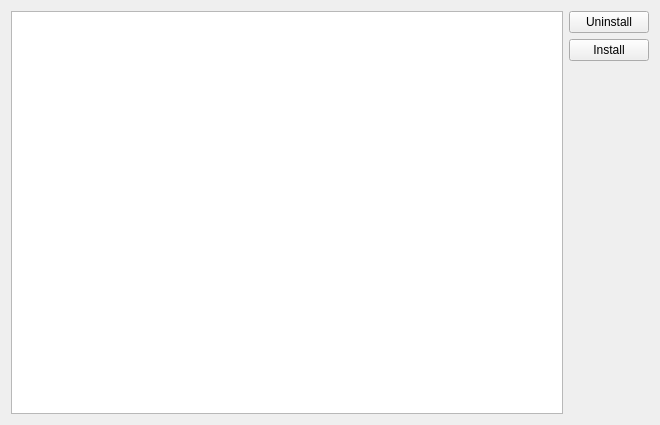
<?xml version="1.0" encoding="UTF-8"?>
<ui version="4.0">
 <class>PackageManager</class>
 <widget class="QWidget" name="PackageManager">
  <property name="geometry">
   <rect>
    <x>0</x>
    <y>0</y>
    <width>660</width>
    <height>425</height>
   </rect>
  </property>
  <property name="windowTitle">
   <string>Packages</string>
  </property>
  <layout class="QHBoxLayout" name="horizontalLayout">
   <item>
    <layout class="QVBoxLayout" name="verticalLayout_2">
     <item>
      <widget class="QTableWidget" name="installedPackagesView"/>
     </item>
    </layout>
   </item>
   <item>
    <layout class="QVBoxLayout" name="verticalLayout">
     <item>
      <widget class="QPushButton" name="uninstallBtn">
       <property name="text">
        <string>Uninstall</string>
       </property>
      </widget>
     </item>
     <item>
      <widget class="QPushButton" name="installBtn">
       <property name="text">
        <string>Install</string>
       </property>
      </widget>
     </item>
     <item>
      <spacer name="verticalSpacer">
       <property name="orientation">
        <enum>Qt::Vertical</enum>
       </property>
       <property name="sizeHint" stdset="0">
        <size>
         <width>20</width>
         <height>40</height>
        </size>
       </property>
      </spacer>
     </item>
    </layout>
   </item>
  </layout>
 </widget>
 <resources/>
 <connections/>
</ui>
